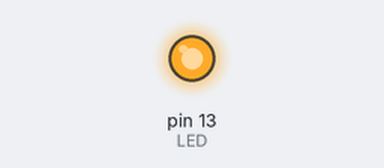
The sketch below on a simulated Arduino Uno, built with avr-gcc and run on an emulated ATmega328P. Parts: output pins drawn as LEDs (lit = HIGH).

Above: at 5.0 s.
At 15.0 s:
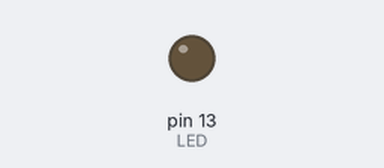
Timing chart, 0 to 26.0 s (numbered marks = the images above):
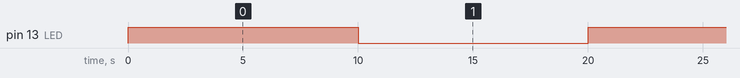

Measured:
- by itself, pin 13 (LED): alternates HIGH for 10.0 s and LOW for 10.0 s

The sketch:

Blinking_LED.ino
```cpp
const int LED = 13;

void setup() {
  pinMode(LED,OUTPUT);
  // put your setup code here, to run once:

}

void loop() {
  digitalWrite(LED,HIGH);
  delay(10000);
  digitalWrite(LED,LOW);
  delay(10000);
  // put your main code here, to run repeatedly:

}
```
